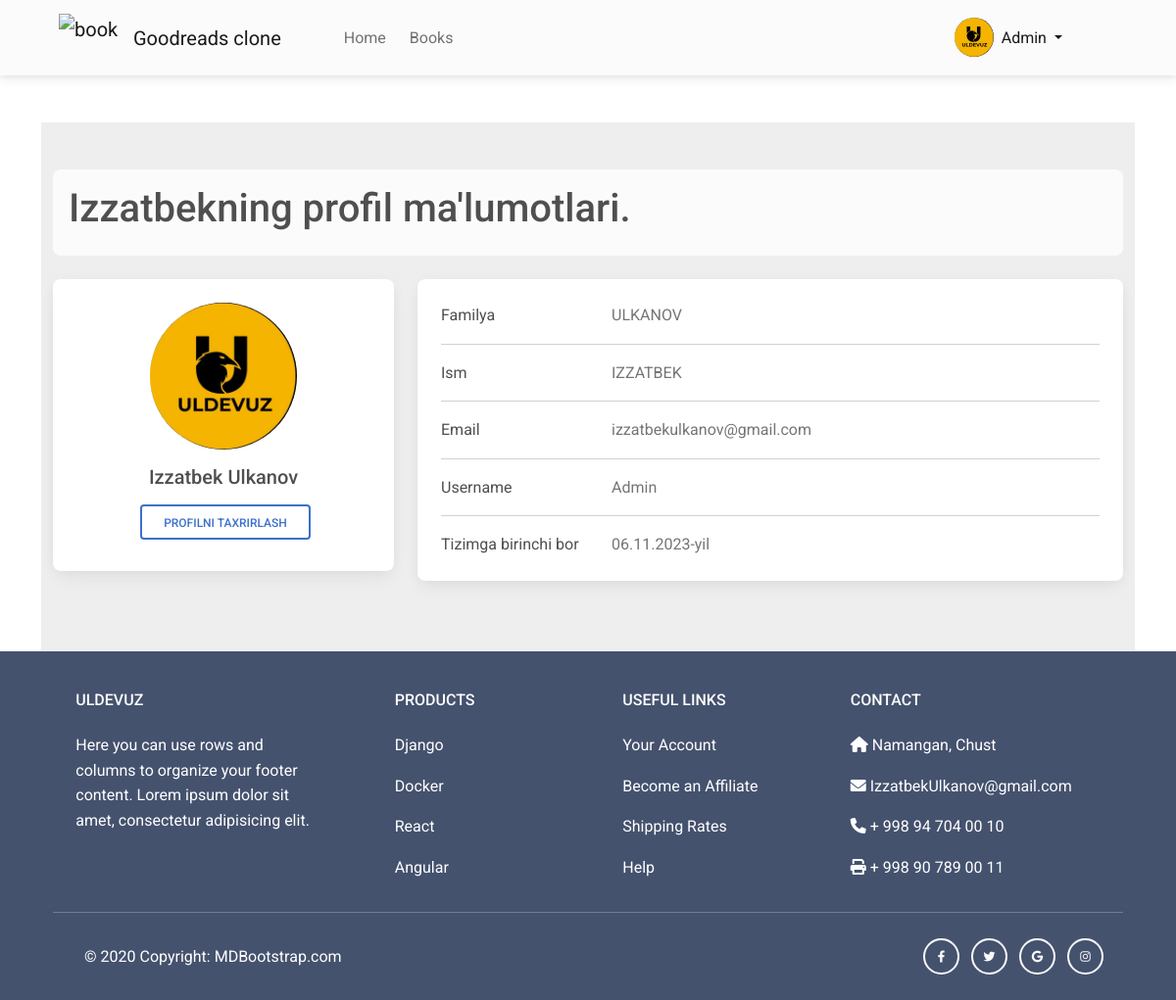
The page /users/profile/ (signed in) on the database as committed earlier.
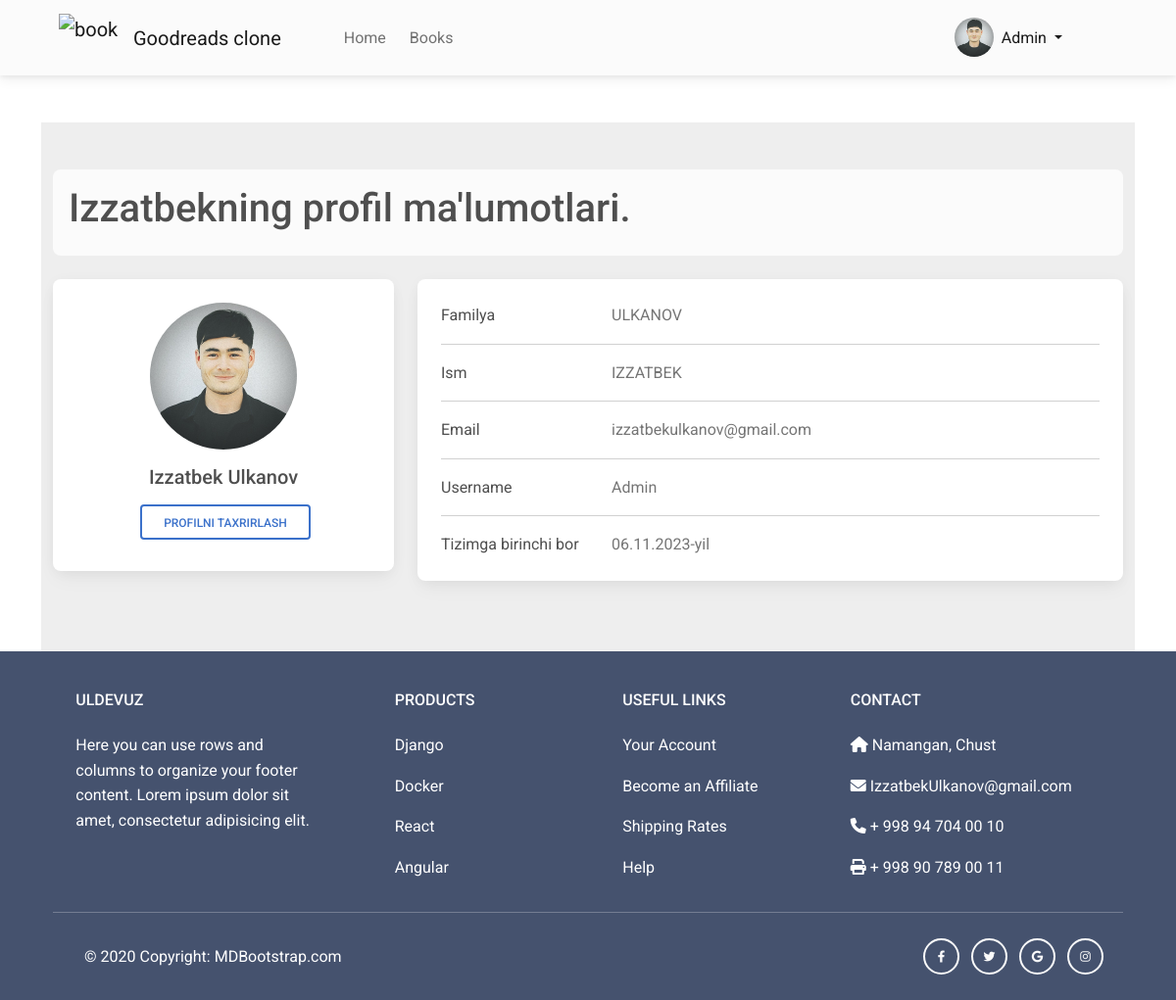
The same page on the database as committed later.
### users/models.py (models this page shows)
class CustomUser(AbstractUser):
    profile_picture = models.ImageField(default='default_profile_pic.png')

### users/views.py (the view)
# urls.py: path('profile/', ProfileView.as_view(), name = 'profile'),
class ProfileView(LoginRequiredMixin, View):
    def get(self, request):
        return render(request, 'users/profile.html', {'user': request.user})

### users/templates/users/profile.html (shortened to what this page needs)
{% extends 'base.html' %}
{% block content %}
<section style="background-color: #eee;">
  <div class="container py-5">
    <div class="row">
      <div class="col">
        <nav aria-label="breadcrumb" class="bg-light rounded-3 p-3 mb-4">
          <ol class="breadcrumb mb-0">
            <h1 class="breadcrumb-item content-center">{{ user.first_name.title }}ning profil ma'lumotlari.</h1>
          </ol>
        </nav>
      </div>
    </div>
    <div class="row">
      <div class="col-lg-4">
        <div class="card mb-4">
          <div class="card-body text-center">
            <img src="{{ user.profile_picture.url }}" alt="{{ user.profile_picture.name }}"
              class="rounded-circle img-fluid" style="width: 150px;">
            <h5 class="my-3">{{ user.first_name.title }} {{ user.last_name.title }}</h5>
            <div class="d-flex justify-content-center mb-2">
              <a href="{% url 'users:profile_edit' %}" type="button" class="btn btn-outline-primary ms-1">Profilni taxrirlash</a>
            </div>
          </div>
        </div>
      </div>
      <div class="col-lg-8">
        <div class="card mb-4">
          <div class="card-body">
            <div class="row">
              <div class="col-sm-3">
                <p class="mb-0">Familya</p>
              </div>
              <div class="col-sm-9">
                <p class="text-muted mb-0">{{ user.last_name.upper }}</p>
              </div>
            </div>
            <hr>
            <div class="row">
              <div class="col-sm-3">
                <p class="mb-0">Ism</p>
              </div>
              <div class="col-sm-9">
                <p class="text-muted mb-0">{{ user.first_name.upper }} </p>
              </div>
            </div>
            <hr>
            <div class="row">
              <div class="col-sm-3">
                <p class="mb-0">Email</p>
              </div>
              <div class="col-sm-9">
                <p class="text-muted mb-0">{{ user.email.lower}} </p>
              </div>
            </div>
            <hr>
            <div class="row">
              <div class="col-sm-3">
                <p class="mb-0">Username</p>
              </div>
              <div class="col-sm-9">
                <p class="text-muted mb-0">{{ user.username.title}}</p>
              </div>
            </div>
            <hr>
            <div class="row">
              <div class="col-sm-3">
                <p class="mb-0">Tizimga birinchi bor</p>
              </div>
              <div class="col-sm-9">
                <p class="text-muted mb-0">{{ user.date_joined | date:"d.m.Y" }}-yil</p>
              </div>
            </div>
          </div>
        </div>
      </div>
    </div>
  </div>
</section>
{% endblock content %}

### templates/header.html (shortened to what this page needs)
<nav class="navbar navbar-expand-lg navbar-light bg-light">
  <div class="container-fluid">
    <img width="60" height="60" class="navbar-brand ms-5"src="https://img.icons8.com/3d-fluency/94/book-shelf.png" alt="book-shelf"/>
    <a class="navbar-brand me-5" href="{% url 'landing_page' %}">Goodreads clone</a>
    <div class="collapse navbar-collapse" id="navbarSupportedContent">
      <ul class="navbar-nav me-auto mb-2 mb-lg-0">
        <li class="nav-item">
            <a class="nav-link mx-2 {% if request.path == home_page_url %} active {% endif %}" aria-current="page" href="{{ home_page_url }}">Home</a>
        </li>
        <li class="nav-item">
          <a class="nav-link {% if request.path == books_list_url %} active {% endif %}" aria-current="page" href="{{ books_list_url }}">Books</a>
        </li>
      </ul>
    <div class="mx-5 d-flex">
      {% if request.user.is_authenticated %}
        <img class="profile_pic_admin mt-2 mt-lg-0 header_image" src="{{ user.profile_picture.url }}" alt="{{ user.profile_picture.name }} ">
        <ul class="navbar-nav me-5 d-block">
          <li class="nav-item dropdown">
               <a class="nav-link dropdown-toggle active" href="#" id="navbarDropdown" role="button" data-bs-toggle="dropdown" aria-expanded="false">
                {{ request.user.username.title }}
              </a>
          </li>
        </ul>
      {% else %}
        <div class="me-5">
          <a class="btn btn-outline-primary" href="{% url 'users:login' %}">Kirish</a>
          <a class="btn btn-outline-success" href="{% url 'users:register' %}">Ro'yxatdan o'tish</a>
        </div>
      {% endif %}
    </div>
    </div>
  </div>
</nav>

Rows that differ between the two databases and show on the page:
changed CustomUser "Izzatbek": profile_picture: a different picture
